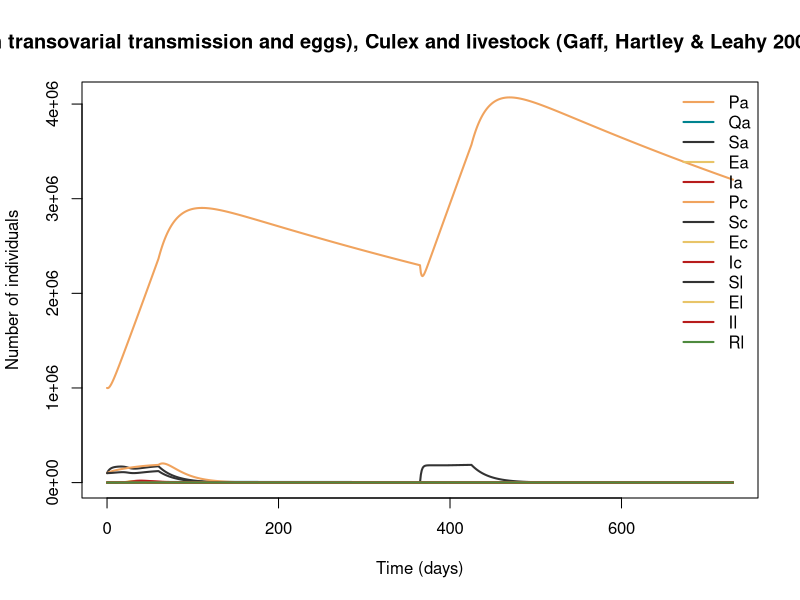

Generate this figure with R:
## Rift Valley fever: Aedes (with transovarial transmission and eggs), Culex and livestock (Gaff, Hartley & Leahy 2007) [STRUCTURE-FROM-RECALL]
## Rift Valley fever, East Africa (Kenya-type floodplain).
## Parameter values: 0 of 24 checked against the source; the rest are recalled or illustrative.
## Reference: Gaff HD, Hartley DM, Leahy NP (2007). An epidemiological model of Rift Valley fever. Electron J Differ Equ 2007(115):1–12. Open access: https://ejde.math.txstate.edu/Volumes/2007/115/abstr.html . The abstract confirms two mosquito populations (Aedes, which…
## Source: https://ejde.math.txstate.edu/Volumes/2007/115/abstr.html
##
## Generated from a compartmental model diagram (model format v1).
## Regenerating from the same diagram always gives this exact file.
##
## Compartments: Pa, Qa, Sa, Ea, Ia, Pc, Sc, Ec, Ic, Sl, El, Il, Rl
## Flows (time unit: days):
##   (outside) -> Pa  : (b_a * (Sa + Ea) + b_a * (1 - q_tov) * Ia)
##   (outside) -> Qa  : b_a * q_tov * Ia
##   Pa -> Sa         : th_a * flood * pmax(0, 1 - Nas / K_a) * Pa
##   Qa -> Ia         : th_a * flood * pmax(0, 1 - Nas / K_a) * Qa
##   Pa -> (outside)  : mu_ea * Pa
##   Qa -> (outside)  : mu_ea * Qa
##   Sa -> Ea         : lam_a * Sa
##   Ea -> Ia         : eps_a * Ea
##   Sa -> (outside)  : mu_a * Sa
##   Ea -> (outside)  : mu_a * Ea
##   Ia -> (outside)  : mu_a * Ia
##   (outside) -> Pc  : b_c * Ncs
##   Pc -> Sc         : th_c * flood * pmax(0, 1 - Ncs / K_c) * Pc
##   Pc -> (outside)  : mu_ec * Pc
##   Sc -> Ec         : lam_c * Sc
##   Ec -> Ic         : eps_c * Ec
##   Sc -> (outside)  : mu_c * Sc
##   Ec -> (outside)  : mu_c * Ec
##   Ic -> (outside)  : mu_c * Ic
##   (outside) -> Sl  : mu_l * Nl
##   Sl -> El         : lam_l * Sl
##   El -> Il         : eps_l * El
##   Il -> Rl         : gam_l * Il
##   Il -> (outside)  : d_l * Il
##   Sl -> (outside)  : mu_l * Sl
##   El -> (outside)  : mu_l * El
##   Il -> (outside)  : mu_l * Il
##   Rl -> (outside)  : mu_l * Rl

library(deSolve)

# ---- Time ------------------------------------------------------------
times <- seq(0, 730, by = 1)  # days

# ---- Parameters ------------------------------------------------------
parameters <- c(
  b_a = 0.2,      # (eggs/female/day)
  q_tov = 0.05,   # transovarial fraction of eggs from infectious Aedes
  th_a = 0.05,    # egg hatching rate (multiplied by the flood indicator) (1/day)
  mu_ea = 0.001,  # Aedes egg mortality; desiccation-resistant eggs (1/day)
  K_a = 2e5,      # Aedes adult capacity (mosquitoes)
  mu_a = 0.05,    # Aedes adult mortality (1/day)
  eps_a = 0.143,  # 1/7 d EIP in Aedes (1/day)
  a_a = 0.3,      # Aedes biting rate (1/day)
  b_c = 0.2,      # (eggs/female/day)
  th_c = 0.1,     # Culex hatching rate (1/day)
  mu_ec = 0.1,    # Culex egg mortality (1/day)
  K_c = 2e5,      # Culex adult capacity (mosquitoes)
  mu_c = 0.05,    # Culex adult mortality (1/day)
  eps_c = 0.143,  # 1/7 d EIP in Culex (1/day)
  a_c = 0.3,      # Culex biting rate (1/day)
  p_al = 0.3,     # Aedes → livestock per-bite probability
  p_cl = 0.3,     # Culex → livestock per-bite probability
  p_la = 0.3,     # livestock → Aedes per-bite probability
  p_lc = 0.3,     # livestock → Culex per-bite probability
  eps_l = 0.25,   # 1/4 d incubation in livestock (1/day)
  gam_l = 0.25,   # 1/4 d infectious period (1/day)
  d_l = 0.025,    # RVF-induced livestock death (1/day)
  mu_l = 5.5e-4,  # livestock death (5-yr life); births = mu_l·Nl (1/day)
  flood_len = 60  # wet-season window each year (days)
)

# ---- Initial conditions ----------------------------------------------
state <- c(
  Pa = 1e6,   # uninfected Aedes eggs
  Qa = 0,     # infected Aedes eggs (transovarial)
  Sa = 1e5,   # susceptible Aedes
  Ea = 0,     # exposed Aedes
  Ia = 10,    # infectious Aedes
  Pc = 1e5,   # Culex eggs
  Sc = 1e5,   # susceptible Culex
  Ec = 0,     # exposed Culex
  Ic = 0,     # infectious Culex
  Sl = 1000,  # susceptible livestock
  El = 0,     # exposed livestock
  Il = 0,     # infectious livestock
  Rl = 0      # recovered livestock
)

# ---- Model equations -------------------------------------------------
rvf_gaff2007_model <- function(t, state, parameters) {
  with(as.list(c(state, parameters)), {
    # Total population
    N <- Sl + El + Il + Rl

    # Derived quantities
    Nas <- Sa + Ea + Ia                                          # adult Aedes
    Ncs <- Sc + Ec + Ic                                          # adult Culex
    Nl <- Sl + El + Il + Rl                                      # livestock
    flood <- ifelse(t - 365 * floor(t / 365) < flood_len, 1, 0)  # annual flooding window
    lam_l <- (a_a * p_al * Ia + a_c * p_cl * Ic) / Nl            # livestock force of infection
    lam_a <- a_a * p_la * Il / Nl                                # Aedes force of infection
    lam_c <- a_c * p_lc * Il / Nl                                # Culex force of infection

    # Rates of change
    dPa <- (b_a * (Sa + Ea) + b_a * (1 - q_tov) * Ia) - th_a * flood * pmax(0, 1 - Nas / K_a) * Pa - mu_ea * Pa
    dQa <- b_a * q_tov * Ia - th_a * flood * pmax(0, 1 - Nas / K_a) * Qa - mu_ea * Qa
    dSa <- th_a * flood * pmax(0, 1 - Nas / K_a) * Pa - lam_a * Sa - mu_a * Sa
    dEa <- lam_a * Sa - eps_a * Ea - mu_a * Ea
    dIa <- th_a * flood * pmax(0, 1 - Nas / K_a) * Qa + eps_a * Ea - mu_a * Ia
    dPc <- b_c * Ncs - th_c * flood * pmax(0, 1 - Ncs / K_c) * Pc - mu_ec * Pc
    dSc <- th_c * flood * pmax(0, 1 - Ncs / K_c) * Pc - lam_c * Sc - mu_c * Sc
    dEc <- lam_c * Sc - eps_c * Ec - mu_c * Ec
    dIc <- eps_c * Ec - mu_c * Ic
    dSl <- mu_l * Nl - lam_l * Sl - mu_l * Sl
    dEl <- lam_l * Sl - eps_l * El - mu_l * El
    dIl <- eps_l * El - gam_l * Il - d_l * Il - mu_l * Il
    dRl <- gam_l * Il - mu_l * Rl

    list(c(dPa, dQa, dSa, dEa, dIa, dPc, dSc, dEc, dIc, dSl, dEl, dIl, dRl))
  })
}

# ---- Solve -----------------------------------------------------------
out <- ode(y = state, times = times, func = rvf_gaff2007_model, parms = parameters, hmax = 1)
out <- as.data.frame(out)

# ---- Plot ------------------------------------------------------------
compartment_cols <- c(Pa = "#F0A35E", Qa = "#00838F", Sa = "#333333", Ea = "#E8C468", Ia = "#B71C1C", Pc = "#F0A35E", Sc = "#333333", Ec = "#E8C468", Ic = "#B71C1C", Sl = "#333333", El = "#E8C468", Il = "#B71C1C", Rl = "#4E8A3E")
matplot(out$time, out[, names(compartment_cols)], type = "l", lty = 1, lwd = 2,
        col = compartment_cols, xlab = "Time (days)", ylab = "Number of individuals",
        main = "Rift Valley fever: Aedes (with transovarial transmission and eggs), Culex and livestock (Gaff, Hartley & Leahy 2007) [STRUCTURE-FROM-RECALL]")
legend("topright", legend = names(compartment_cols), col = compartment_cols,
       lty = 1, lwd = 2, bty = "n")
